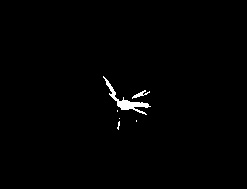
#> input picture images/others/m1.jpeg, 247 x 189 px, found by its file name
$ python mult_mask.py
#> lines starting #> are read from the running program, lines starting #| are printed output that depends on the picture
import cv2 as cv;
import numpy as np;
import matplotlib.pyplot as plt;

# Tests
img1 = cv.imread('../images/m1.jpeg', 0);  # Read image
#> img1 is the input picture: shape (189, 247); min 0, max 255, mean 2.3
img2 = cv.imread('../images/m2.jpeg', 0);  # Read image
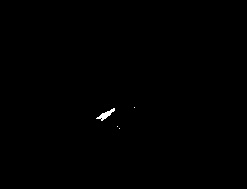
#> input picture images/others/m2.jpeg, 247 x 189 px, found by its file name
#> img2 is the input picture: shape (189, 247); min 0, max 255, mean 0.5
mask_img = cv.bitwise_xor(img1, img2);
# Print images
fig, axes = plt.subplots(1, 3,figsize=(10, 10));
ax = axes.ravel();

ax[0].imshow(img1, cmap=plt.cm.gray);
ax[0].set_title('Image Original');
ax[1].imshow(img2, cmap=plt.cm.gray);
ax[1].set_title('Máscara');
ax[2].imshow(mask_img, cmap=plt.cm.gray);
ax[2].set_title('Output ');

for a in ax:
    a.axis('off')
fig.tight_layout();
plt.show() ;
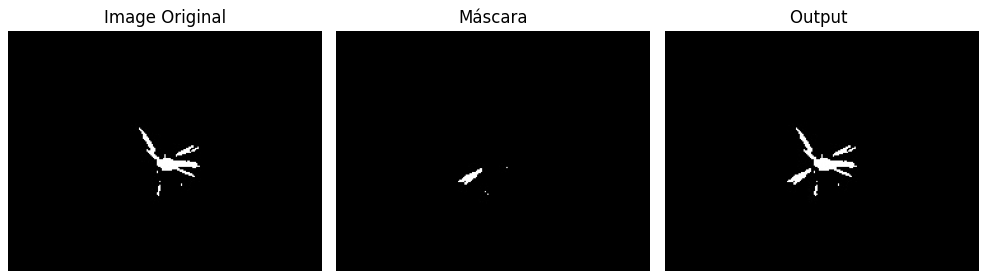
#> figure drawn by matplotlib, 3 panels

cv.imwrite('../outputs/mask123.png', mask_img);
